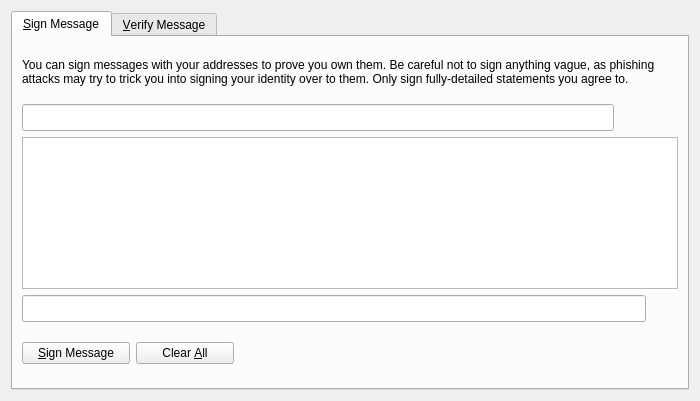
<?xml version="1.0" encoding="UTF-8"?>
<ui version="4.0">
 <class>SignVerifyMessageDialog</class>
 <widget class="QDialog" name="SignVerifyMessageDialog">
  <property name="geometry">
   <rect>
    <x>0</x>
    <y>0</y>
    <width>700</width>
    <height>401</height>
   </rect>
  </property>
  <property name="windowTitle">
   <string>Signatures - Sign / Verify a Message</string>
  </property>
  <property name="modal">
   <bool>true</bool>
  </property>
  <layout class="QVBoxLayout" name="verticalLayout">
   <item>
    <widget class="QTabWidget" name="tabWidget">
     <property name="currentIndex">
      <number>0</number>
     </property>
     <widget class="QWidget" name="tabSignMessage">
      <attribute name="title">
       <string>&amp;Sign Message</string>
      </attribute>
      <layout class="QVBoxLayout" name="verticalLayout_SM">
       <item>
        <widget class="QLabel" name="infoLabel_SM">
         <property name="text">
          <string>You can sign messages with your addresses to prove you own them. Be careful not to sign anything vague, as phishing attacks may try to trick you into signing your identity over to them. Only sign fully-detailed statements you agree to.</string>
         </property>
         <property name="textFormat">
          <enum>Qt::PlainText</enum>
         </property>
         <property name="wordWrap">
          <bool>true</bool>
         </property>
        </widget>
       </item>
       <item>
        <layout class="QHBoxLayout" name="horizontalLayout_1_SM">
         <property name="spacing">
          <number>0</number>
         </property>
         <item>
          <widget class="QValidatedLineEdit" name="addressIn_SM">
           <property name="toolTip">
            <string>The address to sign the message with (e.g. 4Zo1ga6xuKuQ7JV7M9rGDoxdbYwV5zgQJ5)</string>
           </property>
           <property name="styleSheet">
            <string notr="true">min-height: 25px;
max-height: 25px;</string>
           </property>
           <property name="maxLength">
            <number>34</number>
           </property>
          </widget>
         </item>
         <item>
          <widget class="QPushButton" name="addressBookButton_SM">
           <property name="toolTip">
            <string>Choose an address from the address book</string>
           </property>
           <property name="styleSheet">
            <string notr="true">border-top-left-radius: 5px;
border-top-right-radius: 5px;
border-bottom-left-radius: 5px;
border-bottom-right-radius: 5px;
</string>
           </property>
           <property name="text">
            <string/>
           </property>
           <property name="icon">
            <iconset resource="../bitcoin.qrc">
             <normaloff>:/icons/address-book_filled</normaloff>:/icons/address-book_filled</iconset>
           </property>
           <property name="shortcut">
            <string>Alt+A</string>
           </property>
           <property name="autoDefault">
            <bool>false</bool>
           </property>
          </widget>
         </item>
         <item>
          <widget class="QPushButton" name="pasteButton_SM">
           <property name="toolTip">
            <string>Paste address from clipboard</string>
           </property>
           <property name="styleSheet">
            <string notr="true">border-top-left-radius: 5px;
border-top-right-radius: 5px;
border-bottom-left-radius: 5px;
border-bottom-right-radius: 5px;</string>
           </property>
           <property name="text">
            <string/>
           </property>
           <property name="icon">
            <iconset>
             <normaloff>:/icons/editpaste</normaloff>:/icons/editpaste</iconset>
           </property>
           <property name="shortcut">
            <string>Alt+P</string>
           </property>
           <property name="autoDefault">
            <bool>false</bool>
           </property>
          </widget>
         </item>
        </layout>
       </item>
       <item>
        <widget class="QPlainTextEdit" name="messageIn_SM">
         <property name="toolTip">
          <string>Enter the message you want to sign here</string>
         </property>
         <property name="styleSheet">
          <string notr="true">min-height: 150px;
max-height: 150px;</string>
         </property>
        </widget>
       </item>
       <item>
        <layout class="QHBoxLayout" name="horizontalLayout_2_SM">
         <property name="spacing">
          <number>0</number>
         </property>
         <item>
          <widget class="QLineEdit" name="signatureOut_SM">
           <property name="font">
            <font>
             <italic>true</italic>
            </font>
           </property>
           <property name="styleSheet">
            <string notr="true">min-height: 25px;
max-height: 25px;</string>
           </property>
           <property name="readOnly">
            <bool>true</bool>
           </property>
          </widget>
         </item>
         <item>
          <widget class="QPushButton" name="copySignatureButton_SM">
           <property name="toolTip">
            <string>Copy the current signature to the system clipboard</string>
           </property>
           <property name="styleSheet">
            <string notr="true">border-top-left-radius: 5px;
border-top-right-radius: 5px;
border-bottom-left-radius: 5px;
border-bottom-right-radius: 5px;


</string>
           </property>
           <property name="text">
            <string/>
           </property>
           <property name="icon">
            <iconset>
             <normaloff>:/icons/editcopy</normaloff>:/icons/editcopy</iconset>
           </property>
           <property name="autoDefault">
            <bool>false</bool>
           </property>
          </widget>
         </item>
        </layout>
       </item>
       <item>
        <layout class="QHBoxLayout" name="horizontalLayout_3_SM">
         <item>
          <widget class="QPushButton" name="signMessageButton_SM">
           <property name="minimumSize">
            <size>
             <width>110</width>
             <height>0</height>
            </size>
           </property>
           <property name="toolTip">
            <string>Sign the message to prove you own this VERGE address</string>
           </property>
           <property name="styleSheet">
            <string notr="true">min-width: 100px;
</string>
           </property>
           <property name="text">
            <string>&amp;Sign Message</string>
           </property>
           <property name="icon">
            <iconset>
             <normaloff>:/icons/edit</normaloff>:/icons/edit</iconset>
           </property>
           <property name="autoDefault">
            <bool>false</bool>
           </property>
           <property name="default">
            <bool>false</bool>
           </property>
          </widget>
         </item>
         <item>
          <widget class="QPushButton" name="clearButton_SM">
           <property name="minimumSize">
            <size>
             <width>110</width>
             <height>0</height>
            </size>
           </property>
           <property name="toolTip">
            <string>Reset all sign message fields</string>
           </property>
           <property name="styleSheet">
            <string notr="true">min-width: 90px;</string>
           </property>
           <property name="text">
            <string>Clear &amp;All</string>
           </property>
           <property name="icon">
            <iconset>
             <normaloff>:/icons/remove</normaloff>:/icons/remove</iconset>
           </property>
           <property name="autoDefault">
            <bool>false</bool>
           </property>
           <property name="default">
            <bool>false</bool>
           </property>
          </widget>
         </item>
         <item>
          <spacer name="horizontalSpacer_1_SM">
           <property name="orientation">
            <enum>Qt::Horizontal</enum>
           </property>
           <property name="sizeHint" stdset="0">
            <size>
             <width>40</width>
             <height>48</height>
            </size>
           </property>
          </spacer>
         </item>
         <item>
          <widget class="QLabel" name="statusLabel_SM">
           <property name="font">
            <font>
             <weight>75</weight>
             <bold>true</bold>
            </font>
           </property>
           <property name="text">
            <string/>
           </property>
           <property name="wordWrap">
            <bool>true</bool>
           </property>
          </widget>
         </item>
         <item>
          <spacer name="horizontalSpacer_2_SM">
           <property name="orientation">
            <enum>Qt::Horizontal</enum>
           </property>
           <property name="sizeHint" stdset="0">
            <size>
             <width>40</width>
             <height>48</height>
            </size>
           </property>
          </spacer>
         </item>
        </layout>
       </item>
      </layout>
     </widget>
     <widget class="QWidget" name="tabVerifyMessage">
      <attribute name="title">
       <string>&amp;Verify Message</string>
      </attribute>
      <layout class="QVBoxLayout" name="verticalLayout_VM">
       <item>
        <widget class="QLabel" name="infoLabel_VM">
         <property name="text">
          <string>Enter the signing address, message (ensure you copy line breaks, spaces, tabs, etc. exactly) and signature below to verify the message. Be careful not to read more into the signature than what is in the signed message itself, to avoid being tricked by a man-in-the-middle attack.</string>
         </property>
         <property name="textFormat">
          <enum>Qt::PlainText</enum>
         </property>
         <property name="alignment">
          <set>Qt::AlignLeading|Qt::AlignLeft|Qt::AlignTop</set>
         </property>
         <property name="wordWrap">
          <bool>true</bool>
         </property>
        </widget>
       </item>
       <item>
        <layout class="QHBoxLayout" name="horizontalLayout_1_VM">
         <property name="spacing">
          <number>0</number>
         </property>
         <item>
          <widget class="QValidatedLineEdit" name="addressIn_VM">
           <property name="toolTip">
            <string>The address the message was signed with (e.g. 4Zo1ga6xuKuQ7JV7M9rGDoxdbYwV5zgQJ5)</string>
           </property>
           <property name="styleSheet">
            <string notr="true">min-height: 25px;
max-height: 25px;
</string>
           </property>
           <property name="maxLength">
            <number>34</number>
           </property>
          </widget>
         </item>
         <item>
          <widget class="QPushButton" name="addressBookButton_VM">
           <property name="toolTip">
            <string>Choose an address from the address book</string>
           </property>
           <property name="styleSheet">
            <string notr="true">border-top-left-radius: 5px;
border-top-right-radius: 5px;
border-bottom-left-radius: 5px;
border-bottom-right-radius: 5px;


</string>
           </property>
           <property name="text">
            <string/>
           </property>
           <property name="icon">
            <iconset resource="../bitcoin.qrc">
             <normaloff>:/icons/address-book_filled</normaloff>:/icons/address-book_filled</iconset>
           </property>
           <property name="shortcut">
            <string>Alt+A</string>
           </property>
           <property name="autoDefault">
            <bool>false</bool>
           </property>
          </widget>
         </item>
        </layout>
       </item>
       <item>
        <widget class="QPlainTextEdit" name="messageIn_VM">
         <property name="styleSheet">
          <string notr="true">min-height: 150px;
max-height: 150px;</string>
         </property>
        </widget>
       </item>
       <item>
        <widget class="QValidatedLineEdit" name="signatureIn_VM">
         <property name="styleSheet">
          <string notr="true">min-height: 25px;
max-height: 25px;</string>
         </property>
        </widget>
       </item>
       <item>
        <layout class="QHBoxLayout" name="horizontalLayout_2_VM">
         <item>
          <widget class="QPushButton" name="verifyMessageButton_VM">
           <property name="minimumSize">
            <size>
             <width>120</width>
             <height>0</height>
            </size>
           </property>
           <property name="toolTip">
            <string>Verify the message to ensure it was signed with the specified VERGE address</string>
           </property>
           <property name="styleSheet">
            <string notr="true">min-width: 100px;
</string>
           </property>
           <property name="text">
            <string>&amp;Verify Message</string>
           </property>
           <property name="icon">
            <iconset>
             <normaloff>:/icons/transaction_0</normaloff>:/icons/transaction_0</iconset>
           </property>
           <property name="autoDefault">
            <bool>false</bool>
           </property>
           <property name="default">
            <bool>false</bool>
           </property>
          </widget>
         </item>
         <item>
          <widget class="QPushButton" name="clearButton_VM">
           <property name="minimumSize">
            <size>
             <width>120</width>
             <height>0</height>
            </size>
           </property>
           <property name="toolTip">
            <string>Reset all verify message fields</string>
           </property>
           <property name="styleSheet">
            <string notr="true">min-width: 100px;</string>
           </property>
           <property name="text">
            <string>Clear &amp;All</string>
           </property>
           <property name="icon">
            <iconset>
             <normaloff>:/icons/remove</normaloff>:/icons/remove</iconset>
           </property>
           <property name="autoDefault">
            <bool>false</bool>
           </property>
           <property name="default">
            <bool>false</bool>
           </property>
           <property name="flat">
            <bool>false</bool>
           </property>
          </widget>
         </item>
         <item>
          <spacer name="horizontalSpacer_1_VM">
           <property name="orientation">
            <enum>Qt::Horizontal</enum>
           </property>
           <property name="sizeHint" stdset="0">
            <size>
             <width>40</width>
             <height>48</height>
            </size>
           </property>
          </spacer>
         </item>
         <item>
          <widget class="QLabel" name="statusLabel_VM">
           <property name="font">
            <font>
             <weight>75</weight>
             <bold>true</bold>
            </font>
           </property>
           <property name="text">
            <string/>
           </property>
           <property name="wordWrap">
            <bool>true</bool>
           </property>
          </widget>
         </item>
         <item>
          <spacer name="horizontalSpacer_2_VM">
           <property name="orientation">
            <enum>Qt::Horizontal</enum>
           </property>
           <property name="sizeHint" stdset="0">
            <size>
             <width>40</width>
             <height>48</height>
            </size>
           </property>
          </spacer>
         </item>
        </layout>
       </item>
      </layout>
     </widget>
    </widget>
   </item>
  </layout>
 </widget>
 <customwidgets>
  <customwidget>
   <class>QValidatedLineEdit</class>
   <extends>QLineEdit</extends>
   <header>qvalidatedlineedit.h</header>
  </customwidget>
 </customwidgets>
 <resources/>
 <connections/>
</ui>
